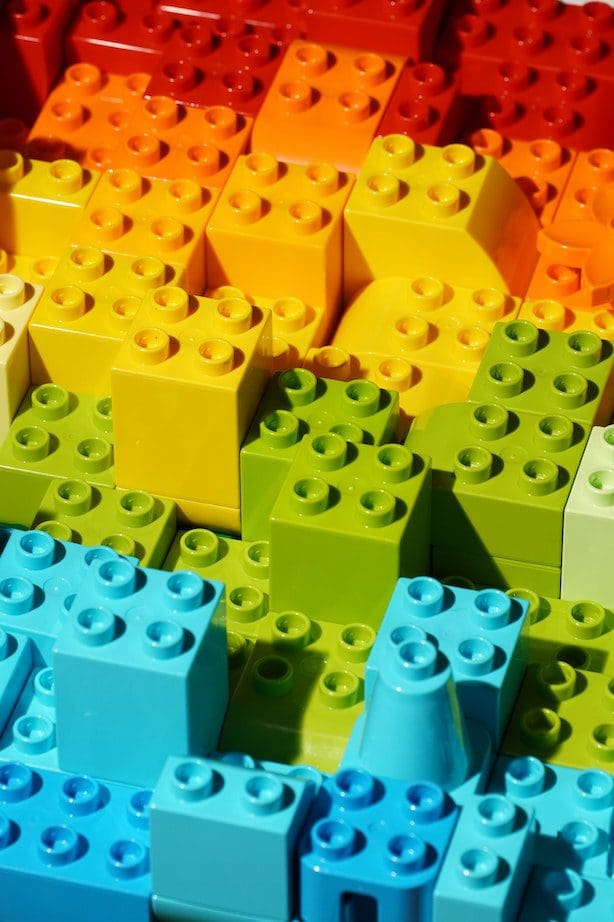
#> input picture bricks.jpg, 614 x 922 px
$ jupyter execute --allow-errors clust_image_SOLUTION.ipynb
#> lines starting #> are read from the running program, lines starting #| are printed output that depends on the picture
# K-Means Clustering and Its Application for Color Quantization

Contents
1. Introduction to K-Means Clustering
2. Using K-Means Clustering for Color Quantization

Source: https://machinelearningmastery.com/k-means-clustering-in-opencv-and-application-for-color-quantization/

## Introduction to K-Means Clustering

Cluster analysis is an unsupervised learning technique.

A cluster is a distinct group of data points. The data points of each cluster are similar but different from those of the other clusters.

K-means clustering is one of the most widely known techniques for cluster analysis. It takes unlabelled data points and assigns them to k number of clusters, for example k = 5. Each data point belongs to the cluster with the nearest cluster center. The center of each cluster is taken as the mean of the data points that belong to it. The algorithm requires that the user provide the value of k as an input.

Let's create a sample data set to see how k-means clustering works. Our sample data set has 5 clusters and we test if the clustering algorithm can identify them.

[cell 1]
# Import dependencies
from cv2 import kmeans, TERM_CRITERIA_MAX_ITER, TERM_CRITERIA_EPS, KMEANS_RANDOM_CENTERS
from numpy import float32
from matplotlib.pyplot import scatter, show
from sklearn.datasets import make_blobs

[cell 2]
# Generate a sample dataset of 2D data points with 5 clusters
x, y_true = make_blobs(n_samples=100, centers=5, cluster_std=1.5, random_state=10)

# Plot the dataset
scatter(x[:, 0], x[:, 1])
show()
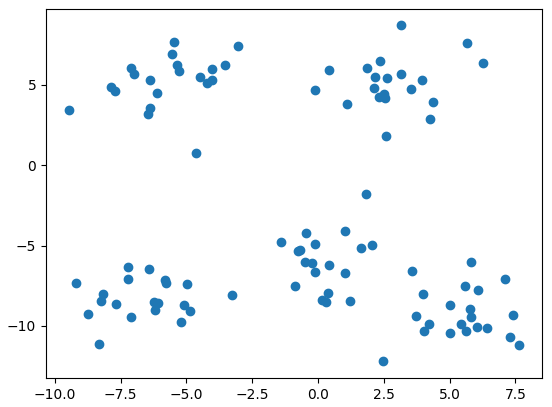
#> figure drawn by matplotlib, 1 panel

[cell 3]
# Specify the algorithm's termination criteria
criteria = (TERM_CRITERIA_MAX_ITER + TERM_CRITERIA_EPS, 10, 1.0)

# Run the k-means clustering algorithm on the input data
#> (the rest of this cell did not finish here and is left out)

Great! We can see that the k-means clustering algorithm identified the existing clusters correctly.

## Note: The impact of k

The algorithm requires the value of k as an input. In this case, we use the value 5 based on our knowledge of the data set (where we defined 5 centers).

What happens if you change the value of k, e.g. to 2 or 10?

Next: let's use this algorithm to control the number of colors in the bricks picture.

## Using K-Means Clustering for Color Quantization

One of the applications of k-means clustering is the color quantization of images. Color quantization means reducing the number of distinct colors in an image.

For example, it is critical for displaying images with many colors on devices that can only display a limited number of colors. This can be due to memory limitations. It also enables efficient compression of images.

In our case, the data points that we provide to the algorithm are the RGB values of each image pixel. RGB is a model that represents a color as values of red, green, blue.

We will provide these values in the form of an nx3 array, where n is the number of pixels in the image.

[cell 4]
# Import dependencies
from cv2 import imread, cvtColor, COLOR_BGR2RGB
from numpy import uint8, unique
from matplotlib.pyplot import imshow

[cell 5]
# Read image
img = imread('bricks.jpg')
#> img is the input picture: shape (922, 614, 3); mean B, G, R 64, 139, 135.7

# Change color model to RGB
img_RGB = cvtColor(img, COLOR_BGR2RGB)

# Show the image
imshow(img_RGB.astype(uint8))

As you can see, the image consists of many differently coloured pixels. There is red, orange, yellow, green, and blue but also many shades in between.

Let's find out how many unique RGB values are in the image.

[cell 6]
# Reshape image to an Mx3 array
img_data = img_RGB.reshape(-1, 3)

# Print the number of unique RGB values
print(len(unique(img_data, axis=0)), 'unique RGB values out of', img_data.shape[0], 'pixels')
#| 154034 unique RGB values out of 566108 pixels
